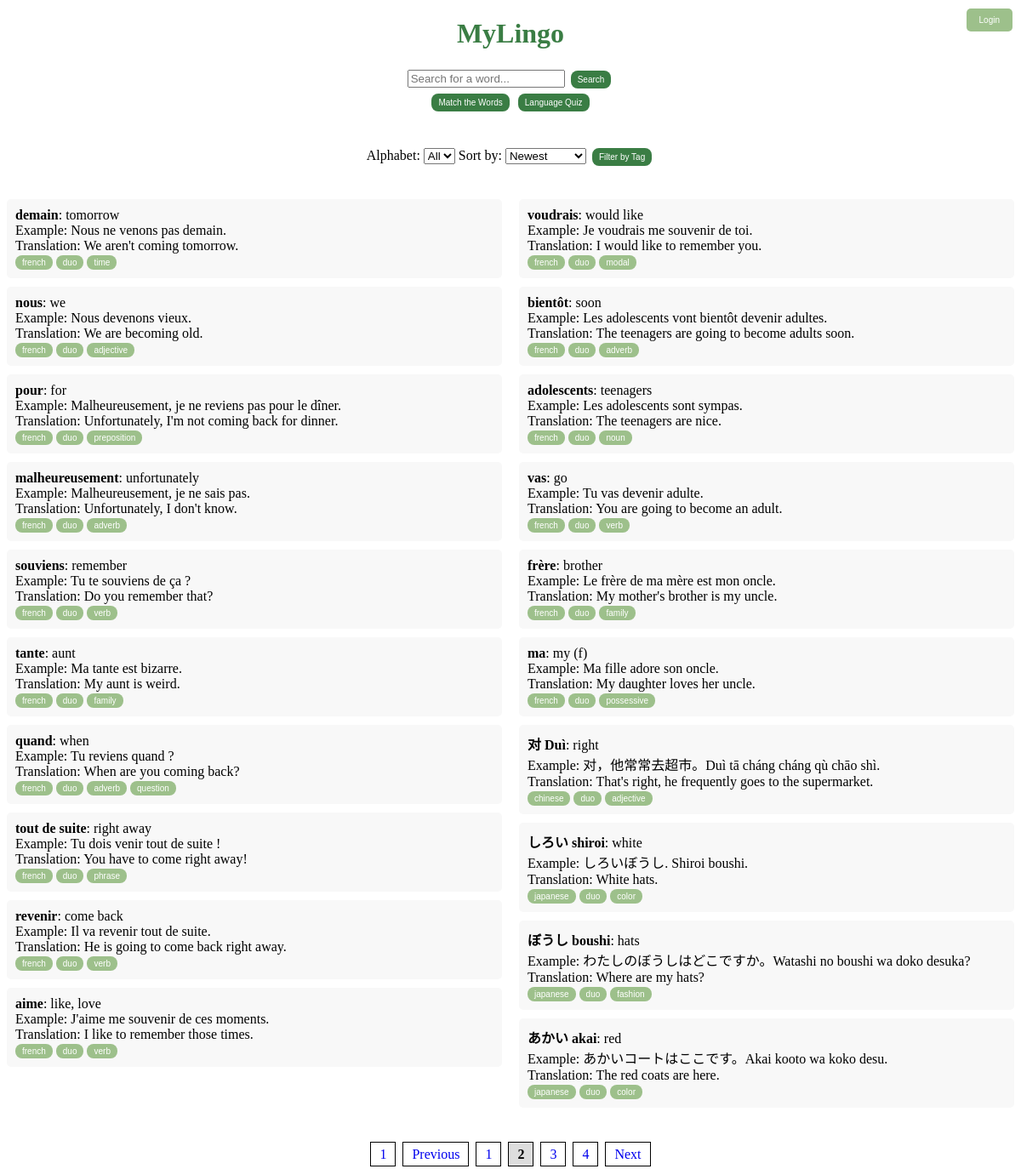
Page /?page=2&alphabet=&tag=&sort=newest on the committed database.
### tables this page shows
CREATE TABLE vocabulary (
                    id INTEGER PRIMARY KEY AUTOINCREMENT,
                    word TEXT NOT NULL,
                    meaning TEXT,
                    example TEXT,
                    translation TEXT,
                    tags TEXT);

### app.py (the view)
@app.route('/')
def index():
    db = get_db()
    cursor = db.cursor()
    selected_alphabet = request.args.get("alphabet", "")
    selected_tags = request.args.getlist("tags")
    selected_sort = request.args.get("sort", "newest")
    page = int(request.args.get("page", 1))  # Default to page 1
    words_per_page = 20  # Limit words per page
    query = "SELECT * FROM vocabulary"
    conditions = []
    if selected_alphabet:
        conditions.append(f"word LIKE '{selected_alphabet}%'")
    if selected_tags:
        tag_conditions = " AND ".join(f"tags LIKE '%{tag}%'" for tag in selected_tags)
        conditions.append(f"({tag_conditions})")
    if conditions:
        query += " WHERE " + " AND ".join(conditions)
    if selected_sort == "oldest":
        query += " ORDER BY id ASC"
    elif selected_sort == "alphabet":
        query += " ORDER BY word ASC"
    else:  # Default: newest
        query += " ORDER BY id DESC"
    cursor.execute(query)
    total_words = len(cursor.fetchall())
    offset = (page - 1) * words_per_page
    query += f" LIMIT {words_per_page} OFFSET {offset}"
    cursor.execute(query)
    words = cursor.fetchall()
    total_pages = math.ceil(total_words / words_per_page)
    cursor.execute("SELECT tags FROM vocabulary")
    all_tags = cursor.fetchall()
    tag_set = set()
    for row in all_tags:
        if row["tags"]:
            tag_list = [tag.strip() for tag in row["tags"].split(",") if tag.strip()]
            tag_set.update(tag_list)
    db.close()
    return render_template(
        'index.html',
        words=words,
        tags=sorted(tag_set),  # ✅ Ensure tag_set is defined
        selected_alphabet=selected_alphabet,
        selected_tags=selected_tags,
        selected_sort=selected_sort,
        page=page,  # ✅ Fixed missing comma
        total_pages=total_pages
    )

### app.py (called while the page is built)
def get_db():
    conn = sqlite3.connect("database.db")
    conn.row_factory = sqlite3.Row  # Enables dictionary-like access
    return conn

### templates/index.html (shortened to what this page needs)
<!DOCTYPE html>
<html>
<head>
    <link rel="stylesheet" href="{{ url_for('static', filename='style.css') }}">
</head>
<body>
    <h1><a href="{{ url_for('index') }}" style="text-decoration: none; color: inherit;">MyLingo</a></h1>
    <div id="login-container">
        {% if current_user.is_authenticated %}
            <p>Welcome, {{ current_user.username }}!</p>
            <a href="{{ url_for('logout') }}"><button>Logout</button></a>
        {% else %}
            <button id="login-button">Login</button>
        {% endif %}
    </div>
    <form action="/search" method="get">
        <input type="text" name="query" placeholder="Search for a word..." required>
        <button type="submit" class="main-btn">Search</button>
    </form>
    <div class="center-container">
        <a href="{{ url_for('game') }}">
            <button class="main-btn">Match the Words</button></a>
        <a href="{{ url_for('quiz') }}">
            <button class="main-btn">Language Quiz</button>
        </a>
    </div>
    <form method="GET" action="/" style="margin-bottom: 20px;">
        <label for="alphabet-filter">Alphabet:</label>
        <select name="alphabet" id="alphabet-filter" onchange="this.form.submit()">
            <option value="">All</option>
        </select>
        <label for="sort-filter">Sort by:</label>
        <select name="sort" id="sort-filter" onchange="this.form.submit()">
            <option value="newest" {% if selected_sort == "newest" %}selected{% endif %}>Newest</option>
        </select>
        <button class="main-btn" id="filterButton" type="button">Filter by Tag</button>
    </form>
    <div class="word-container">
        <ul class="word-list">
            {% for word in words[:10] %}
                <li class="word-item">
                    <strong>{{ word["word"] }}</strong>: {{ word["meaning"] }}
                    <br> Example: {{ word["example"] }}
                    <br> Translation: {{ word["translation"] }}
                    <br>
                    {% if word['tags'] %}
                        {% for tag in word['tags'].split(',') %}
                            <a href="?page=1&tag={{ tag.strip() }}&alphabet={{ selected_alphabet }}&sort={{ selected_sort }}">
                                <button class="tag-btn tag tag.selected">{{ tag.strip() }}</button></a>
                        {% endfor %}
                    {% endif %}
                </li>
            {% endfor %}
        </ul>
        <ul class="word-list">
            {% for word in words[10:20] %}
                <li class="word-item">
                    <strong>{{ word["word"] }}</strong>: {{ word["meaning"] }}
                    <br> Example: {{ word["example"] }}
                    <br> Translation: {{ word["translation"] }}
                    <br>
                    {% if word['tags'] %}
                        {% for tag in word['tags'].split(',') %}
                            <a href="/filter?tag={{ tag.strip() }}">
                                <button class="tag-btn tag tag.selected">{{ tag.strip() }}</button></a>
                        {% endfor %}
                    {% endif %}
                </li>
            {% endfor %}
        </ul>
    </div>
    <div class="pagination">
        {% if page > 1 %}
            <a href="?page=1&alphabet={{ selected_alphabet }}&tag={{ selected_tag }}&sort={{ selected_sort }}">1</a>
            <a href="?page={{ page-1 }}&alphabet={{ selected_alphabet }}&tag={{ selected_tag }}&sort={{ selected_sort }}">Previous</a>
        {% endif %}
        {% for p in range(1, total_pages + 1) %}
            {% if p == page %}
                <a class="active">{{ p }}</a>
            {% else %}
                <a href="?page={{ p }}&alphabet={{ selected_alphabet }}&tag={{ selected_tag }}&sort={{ selected_sort }}">{{ p }}</a>
            {% endif %}
        {% endfor %}
        {% if page < total_pages %}
            <a href="?page={{ page+1 }}&alphabet={{ selected_alphabet }}&tag={{ selected_tag }}&sort={{ selected_sort }}">Next</a>
        {% endif %}
    </div>
</body>
</html>

### static/style.css (style rules this page uses)
h1 { text-align: center; color: #3A7D44 }
button { color: white; border: none; padding: 5px 8px; cursor: pointer; font-size: 10px; border-radius: 8px; }
#login-container { position: absolute; top: 10px; right: 10px; }
#login-button { background-color: #9DC08B; color: white; padding: 8px 15px; border: none; border-radius: 5px; cursor: pointer; }
.main-btn { background-color: #3A7D44; margin: 3px; }
.tag,.tag-btn,.edit-btn,.delete-btn { background-color: #9DC08B; padding: 3px 8px; }
form { text-align: center; }
.center-container { justify-content: center; align-items: center; flex-direction: row; text-align: center; width: 100%; height: 8vh; }
.word-container { display: flex; justify-content: space-between; gap: 20px; }
.word-list { width: 50%; list-style-type: none; padding: 0; }
.word-item { background: #f8f8f8; padding: 10px; margin-bottom: 10px; border-radius: 5px; }
.pagination { text-align: center; margin-top: 20px; }
.pagination a { padding: 5px 10px; margin: 2px; border: 1px solid #000; text-decoration: none; }
.pagination .active { font-weight: bold; background: #ddd; }

### rows in the picture
vocabulary: word "demain", meaning "tomorrow", example "Nous ne venons pas demain.", translation "We aren't coming tomorrow.", strip "french" "duo" "time"
vocabulary: word "nous", meaning "we", example "Nous devenons vieux.", translation "We are becoming old.", strip "french" "duo" "adjective"
vocabulary: word "pour", meaning "for", example "Malheureusement, je ne reviens pas pour le dîner.", translation "Unfortunately, I'm not coming back for dinner.", strip "french" "duo" "preposition"
vocabulary: word "malheureusement", meaning "unfortunately", example "Malheureusement, je ne sais pas.", translation "Unfortunately, I don't know.", strip "french" "duo" "adverb"
vocabulary: word "souviens", meaning "remember", example "Tu te souviens de ça ?", translation "Do you remember that?", strip "french" "duo" "verb"
vocabulary: word "tante", meaning "aunt", example "Ma tante est bizarre.", translation "My aunt is weird.", strip "french" "duo" "family"
vocabulary: word "quand", meaning "when", example "Tu reviens quand ?", translation "When are you coming back?", strip "french" "duo" "adverb" "question"
vocabulary: word "tout de suite", meaning "right away", example "Tu dois venir tout de suite !", translation "You have to come right away!", strip "french" "duo" "phrase"
vocabulary: word "revenir", meaning "come back", example "Il va revenir tout de suite.", translation "He is going to come back right away.", strip "french" "duo" "verb"
vocabulary: word "aime", meaning "like, love", example "J'aime me souvenir de ces moments.", translation "I like to remember those times.", strip "french" "duo" "verb"
vocabulary: word "voudrais", meaning "would like", example "Je voudrais me souvenir de toi.", translation "I would like to remember you.", strip "french" "duo" "modal"
vocabulary: word "bientôt", meaning "soon", example "Les adolescents vont bientôt devenir adultes.", translation "The teenagers are going to become adults soon.", strip "french" "duo" "adverb"
vocabulary: word "adolescents", meaning "teenagers", example "Les adolescents sont sympas.", translation "The teenagers are nice.", strip "french" "duo" "noun"
vocabulary: word "vas", meaning "go", example "Tu vas devenir adulte.", translation "You are going to become an adult.", strip "french" "duo" "verb"
vocabulary: word "frère", meaning "brother", example "Le frère de ma mère est mon oncle.", translation "My mother's brother is my uncle.", strip "french" "duo" "family"
vocabulary: word "ma", meaning "my (f)", example "Ma fille adore son oncle.", translation "My daughter loves her uncle.", strip "french" "duo" "possessive"
vocabulary: word "对 Duì", meaning "right", example "对，他常常去超市。Duì tā cháng cháng qù chāo shì.", translation "That's right, he frequently goes to the supermarket.", strip "chinese" "duo" "adjective"
vocabulary: word "しろい shiroi", meaning "white", example "しろいぼうし. Shiroi boushi.", translation "White hats.", strip "japanese" "duo" "color"
vocabulary: word "ぼうし boushi", meaning "hats", example "わたしのぼうしはどこですか。Watashi no boushi wa doko desuka?", translation "Where are my hats?", strip "japanese" "duo" "fashion"
vocabulary: word "あかい akai", meaning "red", example "あかいコートはここです。Akai kooto wa koko desu.", translation "The red coats are here.", strip "japanese" "duo" "color"

### other values in the picture
{{ p }} "1" "3" "4"
{{ p }} "2"
